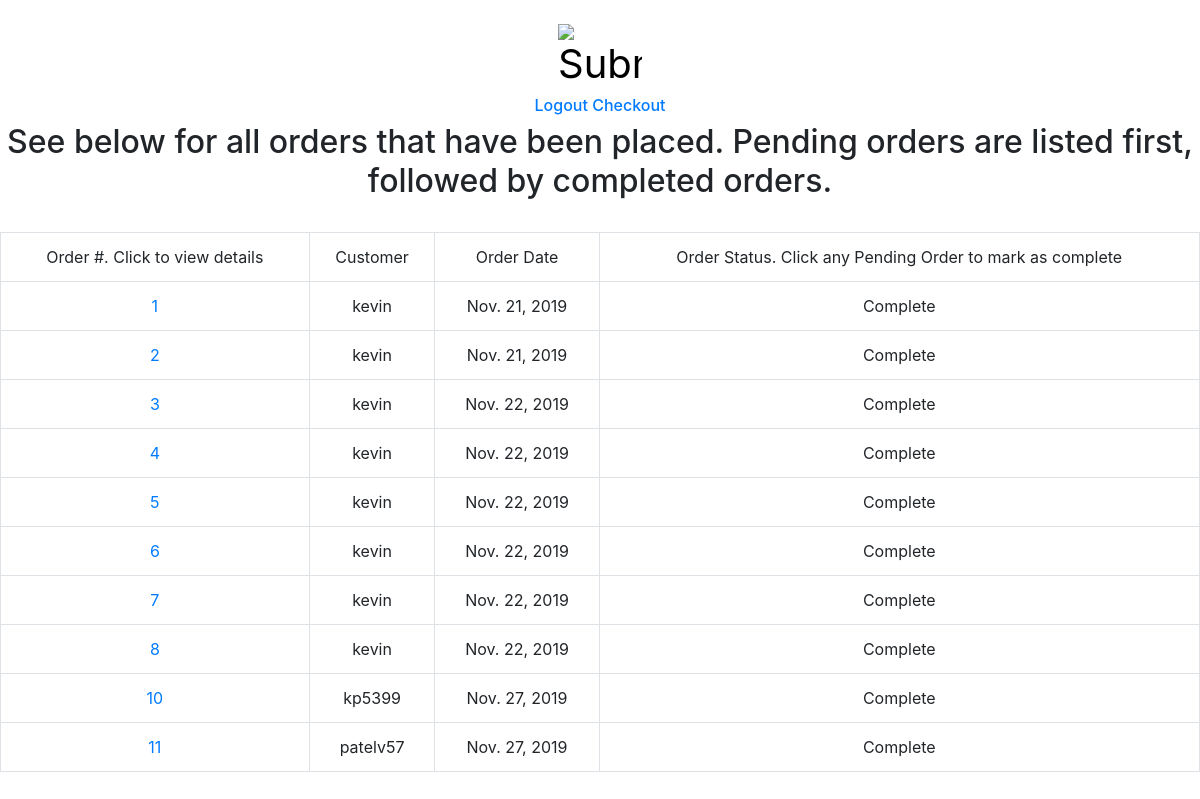
Screenshot of /viewOrders (signed in) with the database file from the repository.
### orders/models.py (models this page shows, shortened)
class Order(models.Model):
     customer = models.ForeignKey(User, max_length=64, on_delete=models.CASCADE)
     orderDate = models.DateField()
     orderStatus = models.ForeignKey(OrderStatus, on_delete=models.CASCADE)

class OrderStatus(models.Model):
    status = models.CharField(max_length=20, unique=True)
    def __str__(self):
        return f"{self.status}"

### orders/views.py (the view)
# urls.py: path("viewOrders", views.viewOrders, name="viewOrders"),
@user_passes_test(lambda u: u.is_superuser)
def viewOrders(request):
    context= {
    "pendingOrders": Order.objects.filter(orderStatus=OrderStatus.objects.get(status="Pending")),
    "completeOrders": Order.objects.filter(orderStatus=OrderStatus.objects.get(status="Complete"))
    }
    return render(request,"viewOrders.html", context)

### orders/templates/viewOrders.html (shortened to what this page needs)
<!DOCTYPE html>
<html>
<head>
  <link rel="stylesheet" href="https://maxcdn.bootstrapcdn.com/bootstrap/4.0.0/css/bootstrap.min.css">
</head>
<body style="text-align:center">
  <br>
  <h1>
    <form action="{% url 'index' %}">
      <input type="image" src="https://cdn.pixabay.com/photo/2019/06/29/21/58/pizza-4306977_1280.png" alt="Submit" width="7%" height="7%"></form>
  </h1>
  <h6>
    <div><a href="{% url 'logout' %}">Logout</a> <a href="{% url 'checkout' %}">Checkout</a></div>
  </h6>
  <h2>
    See below for all orders that have been placed. Pending orders are listed first, followed by completed orders.
  </h2>
  <br>
  <table class="table table-bordered">
    <tr>
      <td>Order #. Click to view details</td>
      <td>Customer</td>
      <td>Order Date</td>
      <td>Order Status. Click any Pending Order to mark as complete</td>
    </tr>
    {% for completeOrder in completeOrders %}
    <tr>
      <td><a href="/viewOrderDetails/{{completeOrder.pk}}">{{ completeOrder.pk }}</a></td>
      <td>{{ completeOrder.customer }}</td>
      <td>{{ completeOrder.orderDate }}</td>
      <td>{{ completeOrder.orderStatus }}</td>
    </tr>
    {% endfor %}
  </table>
</body>
</html>

### rows the page displays
Order: pk "1", customer "kevin", orderDate "Nov. 21, 2019", orderStatus "Complete"
Order: pk "2", customer "kevin", orderDate "Nov. 21, 2019", orderStatus "Complete"
Order: pk "3", customer "kevin", orderDate "Nov. 22, 2019", orderStatus "Complete"
Order: pk "4", customer "kevin", orderDate "Nov. 22, 2019", orderStatus "Complete"
Order: pk "5", customer "kevin", orderDate "Nov. 22, 2019", orderStatus "Complete"
Order: pk "6", customer "kevin", orderDate "Nov. 22, 2019", orderStatus "Complete"
Order: pk "7", customer "kevin", orderDate "Nov. 22, 2019", orderStatus "Complete"
Order: pk "8", customer "kevin", orderDate "Nov. 22, 2019", orderStatus "Complete"
Order: pk "10", customer "kp5399", orderDate "Nov. 27, 2019", orderStatus "Complete"
Order: pk "11", customer "patelv57", orderDate "Nov. 27, 2019", orderStatus "Complete"
